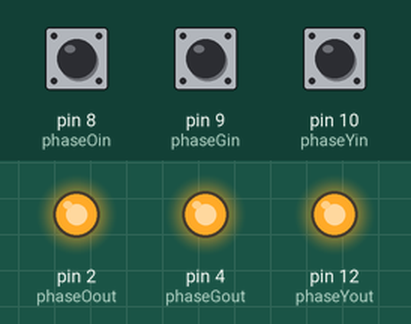
This sketch was run on a simulated Arduino Uno, built with avr-gcc and run on an emulated ATmega328P. Parts: output pins drawn as LEDs (lit = HIGH). The test bench sets the inputs (shaded band); at power-on: pin 9 (phaseGin) HIGH, pin 8 (phaseOin) HIGH, pin 10 (phaseYin) HIGH. What the sketch prints to the serial monitor is not drawn.

Above: at 3.7 s.
3.8 s: pin 9 (phaseGin) pulled LOW for 0.15 s
At 3.87 s:
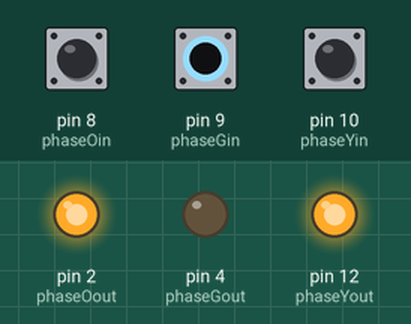
5.4 s: pin 9 (phaseGin) pulled LOW for 3.2 s
At 9.4 s:
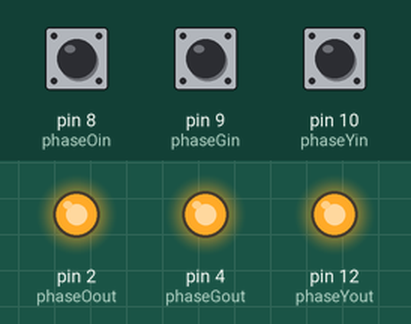
Timing chart, 0 to 10.9 s (numbered marks = the images above; inputs shaded):
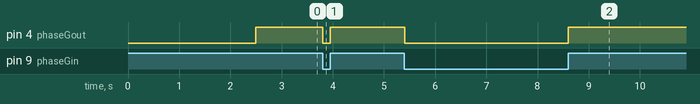

Measured:
- after the input at 3.8 s, pin 4 (phaseGout): HIGH → LOW at once, → HIGH 0.15 s later
- after the input at 5.4 s, pin 4 (phaseGout): HIGH → LOW at once, → HIGH 3.2 s later

The sketch:

sketch_feb07c_Code_Chg_No_delay.ino
```cpp
/* 3 Channel Signal Calibration
re-baseline from feb_06a_PINx

ISR timer code added
result1 = motor works

Calc moved to no-iterrupts part of loop()
result2 = motor works

Changed calPercent to .95. Changed the Loop() 'if' from flags
to timer
result3 = 05

Reversed code back to result2, added timer reset to
setup() & loop, added delayMicroseonds of 600/900 & 1900 and baselined

result4 = motor runs but has a noise that is OK but
appears to be getting slightly out of sync. For delay of 1900 I got
a very fast motor noise and an increase in speed to 10.6kmh but
also got an occassional 05

Changed the delayMicroseconds to a variable. Added the variable
calculation to the no-interrupts. Changed to cal of .75/.85/.90.

result5 = motor runs rough @ .85, just @ .90 and not @ .75


// include the pinchangeint library*/
#include <PinChangeInt.h>

// include the elapsedMillis library to access 3 x micros timers
#include <elapsedMillis.h>

// Assign channel in pins
const byte phaseOin = 8;
const byte phaseGin = 9;
const byte phaseYin = 10;

// Assign channel out pins
const byte phaseOout = 2;
const byte phaseGout = 4;
const byte phaseYout = 12;

// Setup signal outputs expected by external processor
volatile uint8_t phaseOStateIn;
volatile uint8_t phaseGStateIn;
volatile uint8_t phaseYStateIn;

//Setup calibration & debounce constants
const int debounce = 100;
float calPercent = .88;

// Setup the 3 timers to be used for calibration
//elapsedMicros timerO;
//elapsedMicros timerG;
//elapsedMicros timerY;

// Setup the 3 timers to be used for interval
elapsedMicros timerOint;
elapsedMicros timerGint;
elapsedMicros timerYint;

// These bit flags are set in FlagsShared to indicate which
// channels have new signals
const byte phaseOflag = 1;
const byte phaseGflag = 2;
const byte phaseYflag = 4;

// holds the update flags defined above
volatile uint8_t FlagsShared;

  // create local variables to hold a local copies of the channel inputs

//  static uint8_t phaseOstate;

//  static uint8_t phaseGstate;

//  static uint8_t phaseYstate;

volatile unsigned long phaseOintervalin;

volatile unsigned long phaseGintervalin;

volatile unsigned long phaseYintervalin;

  unsigned long phaseOinterval;

  unsigned long phaseGinterval;

  unsigned long phaseYinterval;

  unsigned long phaseOcal;

  unsigned long phaseGcal;

  unsigned long phaseYcal;

  unsigned long phaseOdelay;

  unsigned long phaseGdelay;

  unsigned long phaseYdelay;

  // local copy of update flags

  static uint8_t UpdateFlags;

void setup()
{
  delay(2500);
    Serial.begin(115200);

  //PhaseO pin setup
  pinMode(phaseOout, OUTPUT);
  pinMode(phaseOin, INPUT);
  digitalWrite (phaseOin, HIGH);
    phaseOStateIn = digitalRead(phaseOin); // the intent here is to read and write the
//existing state of the signal at the beginning and then let the Loop() function alter it
//from there
  digitalWrite(phaseOout, phaseOStateIn);

  //PhaseG pin setup
  pinMode(phaseGout, OUTPUT);
  pinMode(phaseGin, INPUT);
  digitalWrite (phaseGin, HIGH);
    phaseGStateIn = digitalRead(phaseGin);
  digitalWrite(phaseGout, phaseGStateIn);

  //PhaseY pin setup
  pinMode(phaseYout, OUTPUT);
  pinMode(phaseYin, INPUT);
  digitalWrite (phaseYin, HIGH);
    phaseYStateIn = digitalRead(phaseYin);
  digitalWrite(phaseYout, phaseYStateIn);

  // use the PinChangeInt library to attach the interrupts
  // Pins chosen make this interchangeable with an Uno and Leo
  PCintPort::attachInterrupt(phaseOin, calcPhaseO,CHANGE);
  PCintPort::attachInterrupt(phaseGin, calcPhaseG,CHANGE);
  PCintPort::attachInterrupt(phaseYin, calcPhaseY,CHANGE);

   //Set the Timers to 0 and start them as the last activity in Setup
  timerOint = 0;
  timerGint = 0;
  timerYint = 0;
//  timerO = 0;
//  timerG = 0;
//  timerY = 0;
}

void loop()
{


  // check shared update flags to see if any channels have a change in the signal

  if(FlagsShared)
  {
    noInterrupts();

    // turn interrupts off quickly to take local copies of the shared variables

    // take a local copy of which channels were updated in case we need to use this in the rest of loop

    UpdateFlags = FlagsShared;


    if(UpdateFlags & phaseOflag)
    {
      phaseOinterval = phaseOintervalin;
      phaseOcal = (phaseOinterval/calPercent);
      phaseOdelay = phaseOcal-phaseOinterval;
    }

    if(UpdateFlags & phaseGflag)
    {
      phaseGinterval = phaseGintervalin;
      phaseGcal = (phaseGinterval/calPercent);
      phaseGdelay = phaseGcal-phaseGinterval;
    }

    if(UpdateFlags & phaseYflag)
    {
      phaseYinterval = phaseYintervalin;
      phaseYcal = (phaseYinterval/calPercent);
      phaseYdelay = phaseYcal-phaseYinterval;
    }

    // clear shared copy of updated flags

    FlagsShared = 0;

    interrupts(); // we have local copies of the inputs, so now we can turn interrupts back on

  }


  if(UpdateFlags & phaseOflag)
  {
    if(phaseOdelay > timerOint)
    {
      //timerO = 0;
      //delayMicroseconds(phaseOdelay);
      PIND=bit(1);
      UpdateFlags &= phaseOflag;
    }
  }


  if(UpdateFlags & phaseGflag)
  {
    if(phaseGdelay > timerGint)
    {
    //timerG = 0;
    //delayMicroseconds(phaseGdelay);
      PIND=bit(4);
      UpdateFlags &= phaseGflag;
    }
  }


  if(UpdateFlags & phaseYflag)
  {
    if(phaseYdelay > timerYint)
    {
      //timerY = 0;
      //delayMicroseconds(phaseYdelay);
      PIND=bit(6);
      UpdateFlags &= phaseYflag;
    }
  }

      Serial.println();
      Serial.print(UpdateFlags);

  UpdateFlags = 0;

            Serial.println();
      Serial.print("O");
      Serial.print(",");
      Serial.print(phaseOinterval);
      Serial.print(",");
      Serial.print(phaseOcal);
      Serial.print(",");
      Serial.print(phaseOdelay);

            Serial.println();
      Serial.print("G");
      Serial.print(",");
      Serial.print(phaseGinterval);
      Serial.print(",");
      Serial.print(phaseGcal);
      Serial.print(",");
      Serial.print(phaseGdelay);

            Serial.println();
      Serial.print("Y");
      Serial.print(",");
      Serial.print(phaseYinterval);
      Serial.print(",");
      Serial.print(phaseYcal);
      Serial.print(",");
      Serial.print(phaseYdelay);


}


//  interrupt service routines

void calcPhaseO()
{
//  phaseOStateIn = digitalRead(phaseOin);
      phaseOintervalin=timerOint; // calc the interval since last read
      timerOint=0; // save the time that the pin read was taken
  FlagsShared |= phaseOflag;
}

void calcPhaseG()
{
//  phaseGStateIn = digitalRead(phaseGin);
      phaseGintervalin=timerGint;
      timerGint=0;
  FlagsShared |= phaseGflag;
}

void calcPhaseY()
{
//  phaseYStateIn = digitalRead(phaseYin);
      phaseYintervalin=timerYint;
      timerYint=0;
  FlagsShared |= phaseYflag;
}
```
